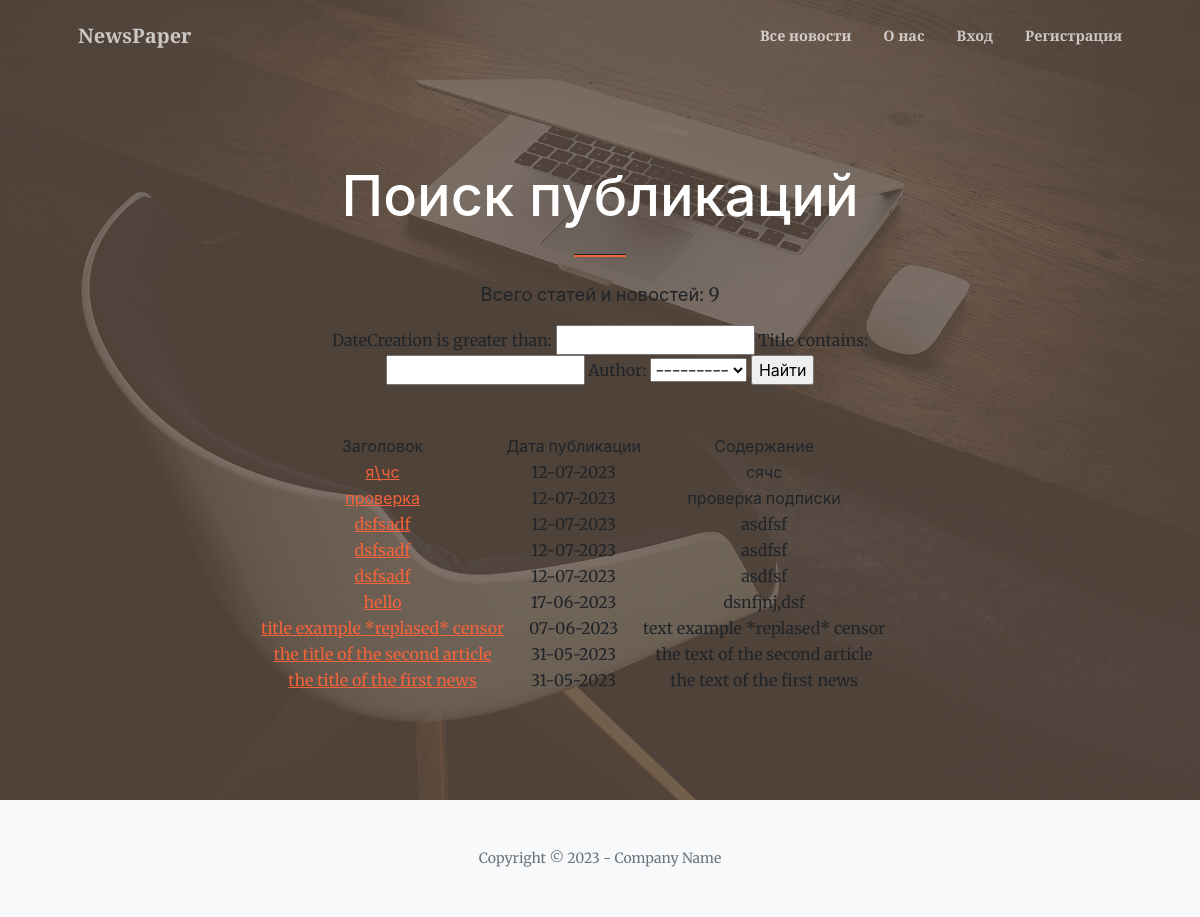
The app's page /news/search/ with its own data.
### news/models.py (models this page shows, shortened)
class Post(models.Model):
    author = models.ForeignKey(Author, on_delete=models.CASCADE)
    ARTICLE = 'AR'
    NEWS = 'NW'
    CATEGORY_CHOICES = (
        (ARTICLE, 'Статья'),
        (NEWS, 'Новость'),
    )
    categoryType = models.CharField(max_length=2, choices=CATEGORY_CHOICES, default=ARTICLE)
    dateCreation = models.DateTimeField(auto_now_add=True)
    postCategory = models.ManyToManyField(Category, through='PostCategory')
    title = models.CharField(max_length=128)
    text = models.TextField()
    rating = models.SmallIntegerField(default=0)

### news/views.py (the view)
# urls.py: path('search/', PostSearch.as_view(), name='search'),
class PostSearch(ListView):
    model = Post
    template_name = 'post_search.html'
    queryset = Post.objects.order_by('-dateCreation')
    context_object_name = 'posts'
    def get_context_data(self, **kwargs):
        context = super().get_context_data(**kwargs)
        context['filter'] = PostFilter(self.request.GET, queryset=self.get_queryset())
        return context

### news/models.py (called while the page is built)
    def __str__(self):
        return self.authorUser.username

### news/templatetags/custom_filters.py (called while the page is built)
@register.filter(name='censor')
def censor(value, arg='*replased*'):
    value = value.lower().split()
    for word in replaced_words:
        for i in range(len(value)):
            if word == value[i]:
                value[i] = '*replased*'
    return " ".join(value)

### templates/post_search.html
{% extends 'flatpages/default.html' %}
{% load custom_filters %}
{% block title %}
Поиск публикаций
{% endblock title %}
{% block filter %}
    <p>Всего статей и новостей: {{ posts|length }}</p>
    <form method="GET">
        {{ filter.form }}
        <input type="submit" value="Найти">
    </form>
{% endblock filter %}
{% block content %}
    {% if posts %}
        <table>
            <tr>
                <td>
                    Заголовок
                </td>
                <td>
                    Дата публикации
                </td>
                <td>
                    Содержание
                </td>
            </tr>
        {% for post in posts %}
            <tr>
                <td>
                    <a  href="/news/{{ post.id }}">{{ post.title|censor }}</a>
                </td>
                <td>
                    {{ post.dateCreation|date:'d-m-Y' }}
                </td>
                <td>
                    {{ post.text|truncatechars:50|censor }}
                </td>
            </tr>
        {% endfor %}
        </table>
    {% else %}
        <h2>Новостей нет!</h2>
    {% endif %}
{% endblock content %}

### records on screen
Post: title|censor "я\\чс", dateCreation "12-07-2023", text|censor "сячс"
Post: title|censor "проверка", dateCreation "12-07-2023", text|censor "проверка подписки"
Post: title|censor "dsfsadf", dateCreation "12-07-2023", text|censor "asdfsf"
Post: title|censor "dsfsadf", dateCreation "12-07-2023", text|censor "asdfsf"
Post: title|censor "dsfsadf", dateCreation "12-07-2023", text|censor "asdfsf"
Post: title|censor "hello", dateCreation "17-06-2023", text|censor "dsnfjnj,dsf"
Post: title|censor "title example *replased* censor", dateCreation "07-06-2023", text|censor "text example *replased* censor"
Post: title|censor "the title of the second article", dateCreation "31-05-2023", text|censor "the text of the second article"
Post: title|censor "the title of the first news", dateCreation "31-05-2023", text|censor "the text of the first news"

### other values on screen
{{ posts|length }} "9"
